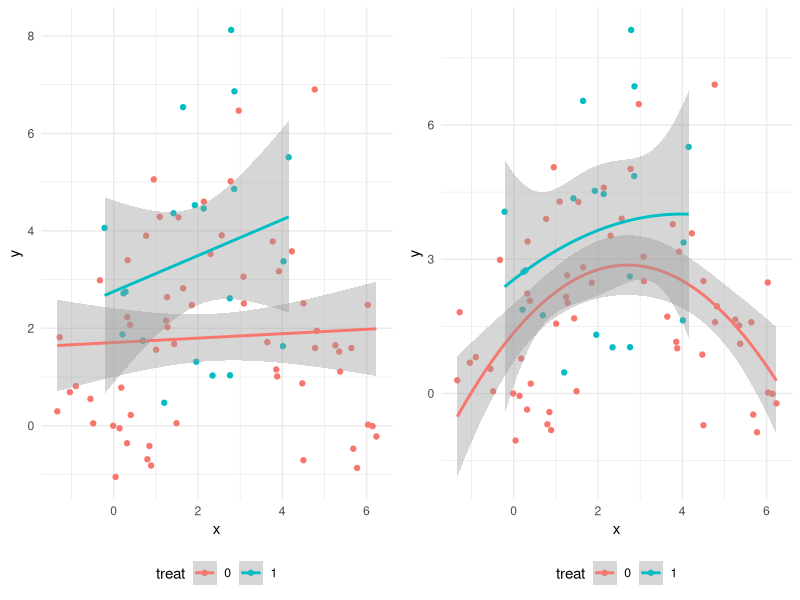
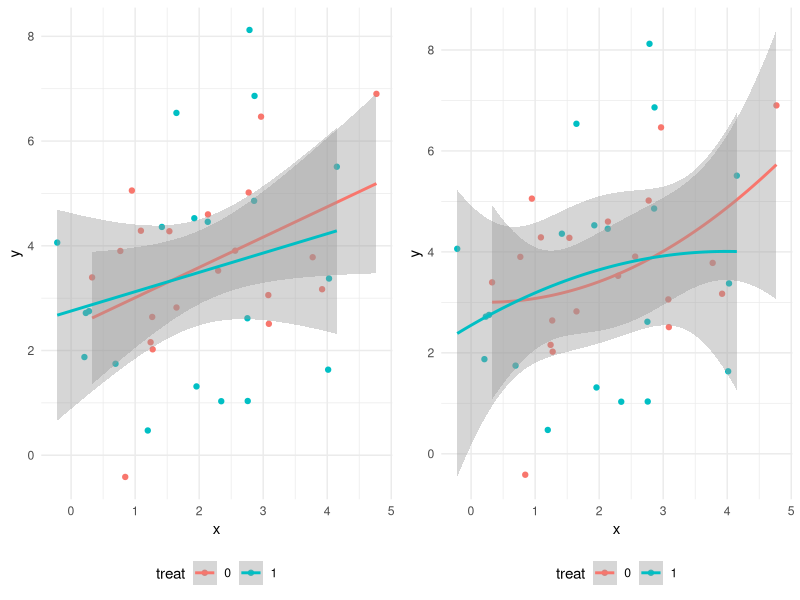
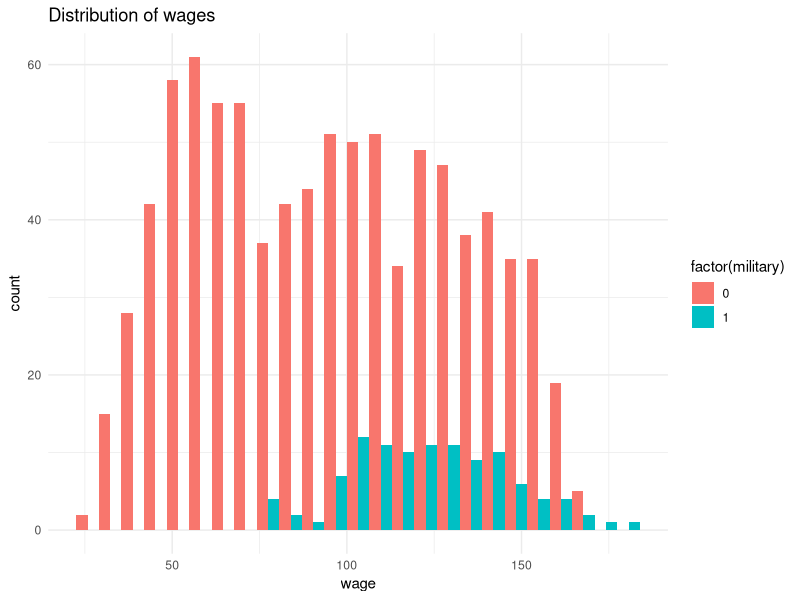
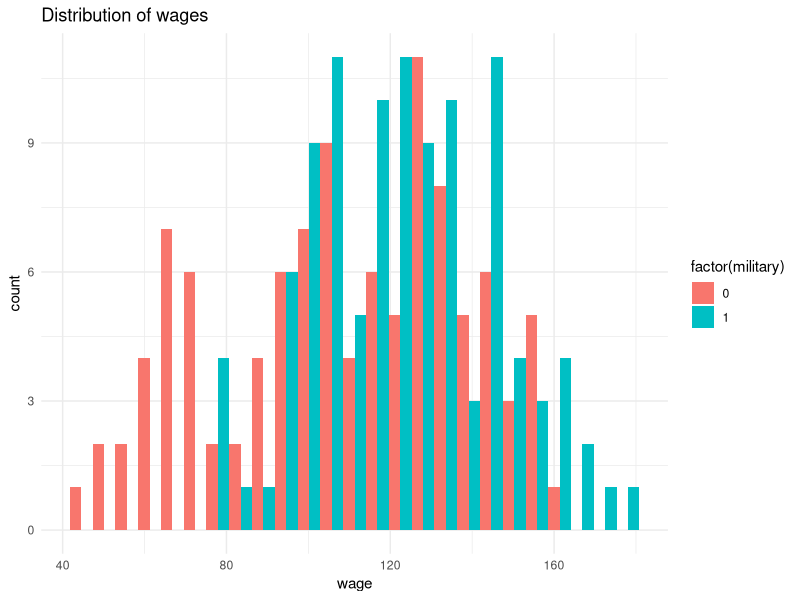

The R source for these figures, in order:
## ---- chunk 1
library(ggplot2)  # graphics
library(dplyr)
library(MatchIt)  # matching procedures
grid.arrange <- gridExtra::grid.arrange
theme_set(theme_minimal())
## ---- chunk 2
set.seed(666)
x_0  <- rnorm(n=20, mean=2,   sd=1)
y_0  <- rnorm(n=20, mean=4,   sd=2)
x_1b <- rnorm(n=20, mean=2,   sd=1.5)
y_1b <- rnorm(n=20, mean=4,   sd=1.5) 
x_1a <- rnorm(n=20, mean=0,   sd=1)
y_1a <- rnorm(n=20, mean=1,   sd=1) 
x_1c <- rnorm(n=20, mean=5,   sd=1)
y_1c <- rnorm(n=20, mean=1,   sd=1) 

imba <- data.frame(y = c(y_0, y_1a, y_1b, y_1c),
                   x = c(x_0, x_1a, x_1b, x_1c),
                   treat = factor(c(rep(1, times=20), rep(0, times=60)))
                   )
sub_imba <- data.frame(y = c(y_0, y_1b),
                       x = c(x_0, x_1b),
                       treat = factor(c(rep(1, times=20), rep(0, times=20)))
                       )

base_plot <- ggplot(data=imba, aes(x=x, y=y)) +
  geom_point(aes(color=treat)) +
  theme(legend.position="bottom")

grid.arrange(base_plot + 
               geom_smooth(method="lm", aes(color=treat)),
             base_plot + 
               geom_smooth(method="lm", formula=y ~ poly(x, 2), aes(color=treat)),
             ncol=2)
## ---- chunk 3
base_plot2 <- ggplot(data=sub_imba, aes(x=x, y=y)) +
  geom_point(aes(color=treat)) +
  theme(legend.position="bottom")

grid.arrange(base_plot2 + 
               geom_smooth(method="lm", aes(color=treat)),
             base_plot2 + 
               geom_smooth(method="lm", formula=y ~ poly(x, 2), aes(color=treat)),
             ncol=2)
## ---- chunk 4
set.seed(666)
# creating some random data
n <- 1000
tb_full_sample <- data.frame(
  age=sample(c(16:30), size=n, replace=TRUE),
  schooling=sample(c(8:18), size=n, replace=TRUE),
  score=sample(c(1:100), size=n, replace=TRUE),
  u = rnorm(n=n, mean=0, sd=5)
) %>% 
  # first the assignment mechanism:
mutate(military = if_else(age < 24 & schooling < 12 & score > 40, 1, 0),
       wage0    = 0.9 * age + 1.2 * schooling + 1.2* score + u) %>% 
    # Now put the treatment effect of military service to something between 0 and 20 with mean 10
mutate(wage1    = wage0 + runif(n=n, min=0, max=20)) %>% 
    # for each person. Finally the treatement effect per person
mutate(TE       = wage1 - wage0,
       wage     = if_else(military == 1, wage1, wage0))

# actual average treatment effect:
mean(tb_full_sample$TE)
## ---- chunk 5
ggplot(data=tb_full_sample, aes(x=wage, group=military, fill=factor(military))) +
  geom_histogram(position="dodge", bins=25) +
  labs(title="Distribution of wages")
## ---- chunk 6
avg_treat <- mean(tb_full_sample[tb_full_sample$military == 1, "wage"])
avg_contr <- mean(tb_full_sample[tb_full_sample$military == 0, "wage"])
avg_treat - avg_contr
## ---- chunk 7
mod_match <- matchit(military ~ age + schooling + score,  
                     data=tb_full_sample, method="nearest", distance="mahalanobis")
summary(mod_match)
## ---- chunk 8
tb_matched <- match.data(mod_match)
ggplot(data=tb_matched, aes(x=wage, group=military, fill=factor(military))) +
  geom_histogram(position="dodge", bins=25) +
  labs(title="Distribution of wages")
## ---- chunk 9
avg_treat2 <- mean(tb_matched[tb_matched$military == 1, "wage"])
avg_contr2 <- mean(tb_matched[tb_matched$military == 0, "wage"])
avg_treat2 - avg_contr2
## ---- chunk 10
summary(lm(wage ~ military, data=tb_matched))
## ---- chunk 11
summary(lm(wage ~ military + age + schooling + score, data=tb_matched))
